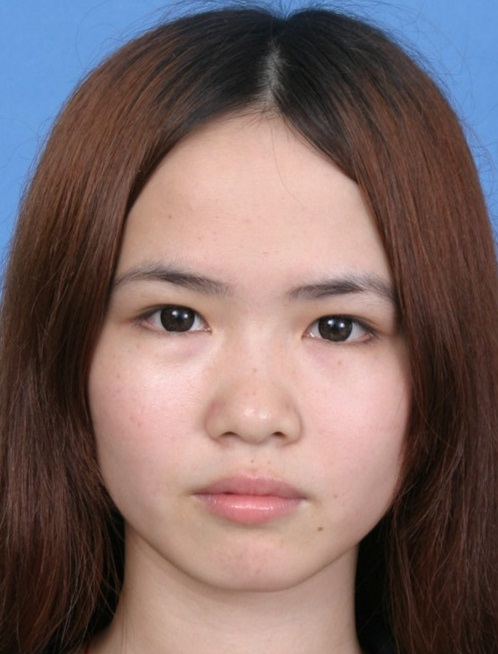
#> input picture female.jpg, 498 x 654 px
$ python 'Simple geometry transfroms.py'
#> lines starting #> are read from the running program, lines starting #| are printed output that depends on the picture
from PIL import Image
with Image.open("../../../female.jpg") as im:
#> im is the input picture: PIL image 498x654 RGB; mean R, G, B 124, 102.9, 101
    im.show()
    print(im.size)
#| (498, 654)
    out1 = im.resize((128,128))
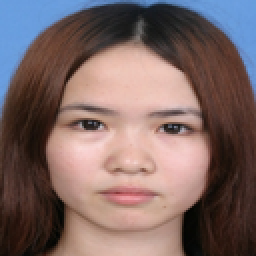
#> out1: PIL image 128x128 RGB (shown 2 times larger); mean R, G, B 124, 102.9, 101
    out1.show()
    out2 = im.rotate(45)
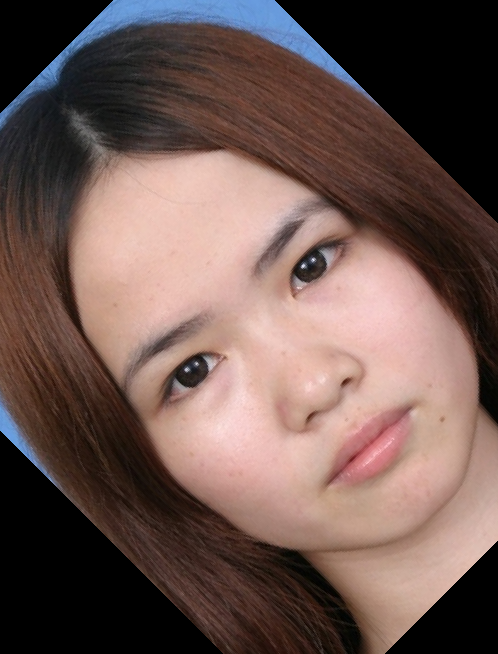
#> out2: PIL image 498x654 RGB; mean R, G, B 108.8, 86.3, 80.7
    out2.show()

"""
要以90度为单位旋转图像，
你可以使用rotate()方法或transpose()方法。
后者也可以用来围绕水平或垂直轴翻转图像。
"""
